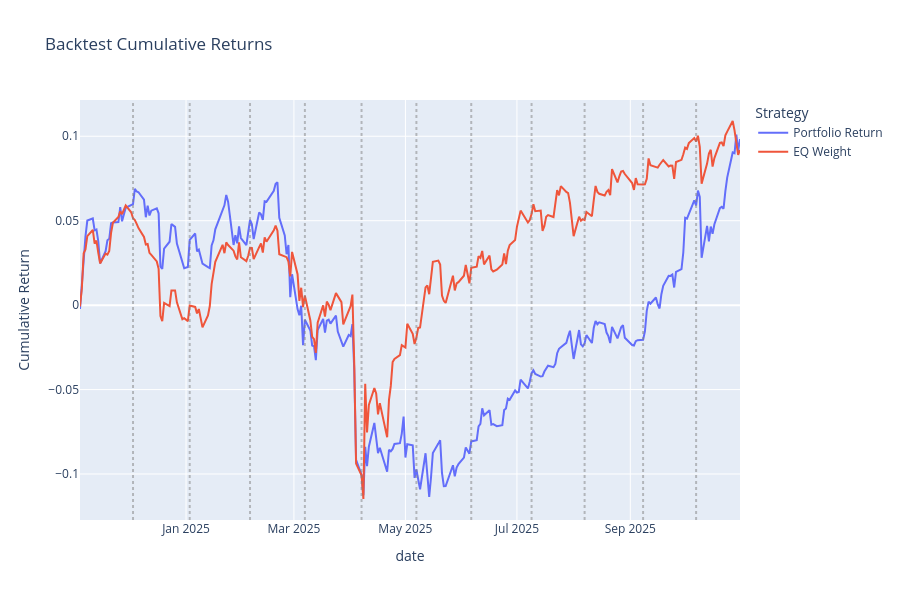

The cell this chart's notebook holds for it:
### Code cell
backtest_rets, asset_fwd_rets = get_backtest_returns(BACKTEST_LOADED)

# Calculate cumulative returns
cum_rets = backtest_rets.add(1).cumprod().sub(1)

# Create interactive plotly figure
fig = px.line(cum_rets, 
              title='Backtest Cumulative Returns',
              labels={'value': 'Cumulative Return', 'index': 'Date', 'variable': 'Strategy'},
              height=600)

# Add vertical lines for rebalance dates
for rebal_date in REBAL_DATES:
    rebal_datetime = pd.Timestamp(rebal_date)
    if rebal_datetime in cum_rets.index:
        fig.add_vline(x=rebal_datetime.isoformat(), 
                     line_dash="dot", 
                     line_color="gray", 
                     opacity=0.5)

fig.update_layout(hovermode='x unified')
fig.show()

### Figure 1 — Plotly figure (JSON) as saved in the notebook; plotly's stock layout.template omitted (floating-point values rounded to 4 significant figures; data arrays with more than 128 entries replaced by an {"elided": "..."} marker saying what was removed)
{"data": [{"hovertemplate": "Strategy=Portfolio Return<br>date=%{x}<br>Cumulative Return=%{y}<extra></extra>", "legendgroup": "Portfolio Return", "line": {"color": "#636efa", "dash": "solid"}, "marker": {"symbol": "circle"}, "mode": "lines", "name": "Portfolio Return", "orientation": "v", "showlegend": true, "type": "scatter", "x": {"elided": "249 str values"}, "xaxis": "x", "y": {"elided": "249 float values"}, "yaxis": "y"}, {"hovertemplate": "Strategy=EQ Weight<br>date=%{x}<br>Cumulative Return=%{y}<extra></extra>", "legendgroup": "EQ Weight", "line": {"color": "#EF553B", "dash": "solid"}, "marker": {"symbol": "circle"}, "mode": "lines", "name": "EQ Weight", "orientation": "v", "showlegend": true, "type": "scatter", "x": {"elided": "249 str values"}, "xaxis": "x", "y": {"elided": "249 float values"}, "yaxis": "y"}], "layout": {"height": 600, "hovermode": "x unified", "legend": {"title": {"text": "Strategy"}, "tracegroupgap": 0}, "shapes": [{"line": {"color": "gray", "dash": "dot"}, "opacity": 0.5, "type": "line", "x0": "2024-12-03T00:00:00", "x1": "2024-12-03T00:00:00", "xref": "x", "y0": 0, "y1": 1, "yref": "y domain"}, {"line": {"color": "gray", "dash": "dot"}, "opacity": 0.5, "type": "line", "x0": "2025-01-03T00:00:00", "x1": "2025-01-03T00:00:00", "xref": "x", "y0": 0, "y1": 1, "yref": "y domain"}, {"line": {"color": "gray", "dash": "dot"}, "opacity": 0.5, "type": "line", "x0": "2025-02-05T00:00:00", "x1": "2025-02-05T00:00:00", "xref": "x", "y0": 0, "y1": 1, "yref": "y domain"}, {"line": {"color": "gray", "dash": "dot"}, "opacity": 0.5, "type": "line", "x0": "2025-03-07T00:00:00", "x1": "2025-03-07T00:00:00", "xref": "x", "y0": 0, "y1": 1, "yref": "y domain"}, {"line": {"color": "gray", "dash": "dot"}, "opacity": 0.5, "type": "line", "x0": "2025-04-07T00:00:00", "x1": "2025-04-07T00:00:00", "xref": "x", "y0": 0, "y1": 1, "yref": "y domain"}, {"line": {"color": "gray", "dash": "dot"}, "opacity": 0.5, "type": "line", "x0": "2025-05-07T00:00:00", "x1": "2025-05-07T00:00:00", "xref": "x", "y0": 0, "y1": 1, "yref": "y domain"}, {"line": {"color": "gray", "dash": "dot"}, "opacity": 0.5, "type": "line", "x0": "2025-06-06T00:00:00", "x1": "2025-06-06T00:00:00", "xref": "x", "y0": 0, "y1": 1, "yref": "y domain"}, {"line": {"color": "gray", "dash": "dot"}, "opacity": 0.5, "type": "line", "x0": "2025-07-09T00:00:00", "x1": "2025-07-09T00:00:00", "xref": "x", "y0": 0, "y1": 1, "yref": "y domain"}, {"line": {"color": "gray", "dash": "dot"}, "opacity": 0.5, "type": "line", "x0": "2025-08-07T00:00:00", "x1": "2025-08-07T00:00:00", "xref": "x", "y0": 0, "y1": 1, "yref": "y domain"}, {"line": {"color": "gray", "dash": "dot"}, "opacity": 0.5, "type": "line", "x0": "2025-09-08T00:00:00", "x1": "2025-09-08T00:00:00", "xref": "x", "y0": 0, "y1": 1, "yref": "y domain"}, {"line": {"color": "gray", "dash": "dot"}, "opacity": 0.5, "type": "line", "x0": "2025-10-07T00:00:00", "x1": "2025-10-07T00:00:00", "xref": "x", "y0": 0, "y1": 1, "yref": "y domain"}], "title": {"text": "Backtest Cumulative Returns"}, "xaxis": {"anchor": "y", "domain": [0, 1], "title": {"text": "date"}}, "yaxis": {"anchor": "x", "domain": [0, 1], "title": {"text": "Cumulative Return"}}}}
